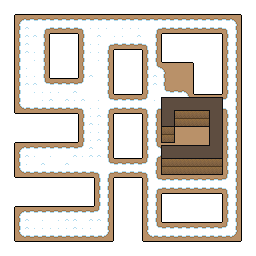

Rendered tile map (Tiled .tmx) drawn with the repository's tilesets; below, a short description and the map source with its tile grids summarised:
An orthogonal 32x32 tile map with 8x8 px tiles, 3 tile layers (terrain, buildings_logbuilding, Tile Layer 4), 1 hidden layer not drawn, 4 tilesets and 4 objects (4x Spawn).

<map version="1.0" orientation="orthogonal" renderorder="right-down" width="32" height="32" tilewidth="8" tileheight="8" nextobjectid="11">
 <tileset firstgid="1" name="Tileset_Editor" tilewidth="8" tileheight="8" tilecount="2" columns="2">
  <image source="../textures/Tileset_Editor.png" width="16" height="8" />
 </tileset>
 <tileset firstgid="3" name="Tileset_Editor_Building" tilewidth="8" tileheight="8" tilecount="18" columns="6">
  <image source="../textures/Tileset_Editor_Building.png" width="48" height="24" />
  <terraintypes>
   <terrain name="Building" tile="-1" />
  </terraintypes>
  <tile id="0" terrain=",,,0" />
  <tile id="1" terrain=",,0,0" />
  <tile id="2" terrain=",,0," />
  <tile id="3" terrain="0,0,0," />
  <tile id="4" terrain="0,0,," />
  <tile id="5" terrain="0,0,,0" />
  <tile id="6" terrain=",0,,0" />
  <tile id="7" terrain="0,0,0,0" />
  <tile id="8" terrain="0,,0," />
  <tile id="9" terrain="0,,0," />
  <tile id="11" terrain=",0,,0" />
  <tile id="12" terrain=",0,," />
  <tile id="13" terrain="0,0,," />
  <tile id="14" terrain="0,,," />
  <tile id="15" terrain="0,,0,0" />
  <tile id="16" terrain=",,0,0" />
  <tile id="17" terrain=",0,0,0" />
 </tileset>
 <tileset firstgid="21" name="Tileset_SnowDirt" tilewidth="8" tileheight="8" tilecount="18" columns="6">
  <image source="../textures/Tileset_SnowDirt.png" width="48" height="24" />
  <terraintypes>
   <terrain name="Snow" tile="-1" />
   <terrain name="Dirt" tile="-1" />
  </terraintypes>
  <tile id="0" terrain="1,1,1,0" />
  <tile id="1" terrain="1,1,0,0" />
  <tile id="2" terrain="1,1,0,1" />
  <tile id="3" terrain="0,0,0,1" />
  <tile id="4" terrain="0,0,1,0" />
  <tile id="5" terrain="0,0,0,0" />
  <tile id="6" terrain="1,0,1,0" />
  <tile id="7" terrain="0,0,0,0" />
  <tile id="8" terrain="0,1,0,1" />
  <tile id="9" terrain="0,1,0,0" />
  <tile id="10" terrain="1,0,0,0" />
  <tile id="11" terrain="0,0,0,0" />
  <tile id="12" terrain="1,0,1,1" />
  <tile id="13" terrain="0,0,1,1" />
  <tile id="14" terrain="0,1,1,1" />
  <tile id="15" terrain="1,1,1,1" />
  <tile id="16" terrain="1,1,1,1" />
  <tile id="17" terrain="1,1,1,1" />
 </tileset>
 <tileset firstgid="39" name="Tileset_LogBuilding" tilewidth="8" tileheight="8" tilecount="25" columns="5">
  <image source="../textures/Tileset_LogBuilding.png" width="40" height="40" />
 </tileset>
 <layer name="terrain" width="32" height="32">
  <data>[1024 cells, 1024 non-empty, 17 distinct tile ids]</data>
 </layer>
 <layer name="buildings_logbuilding" width="32" height="32">
  <properties>
   <property name="Tileset" value="Tileset_LogBuilding" />
  </properties>
  <data>[1024 cells, 540 non-empty, 17 distinct tile ids]</data>
 </layer>
 <layer name="collision" width="32" height="32" visible="0" opacity="0.5">
  <data>[1024 cells, 540 non-empty, 1 distinct tile ids]</data>
 </layer>
 <objectgroup name="start_locations">
  <object id="2" name="player" type="Spawn" x="160" y="80" width="16" height="16">
   <properties>
    <property name="Creature" value="player" />
   </properties>
   <ellipse />
  </object>
  <object id="4" name="enemy3" type="Spawn" x="32" y="224" width="16" height="16">
   <properties>
    <property name="Creature" value="enemy" />
   </properties>
   <ellipse />
  </object>
  <object id="5" name="enemy1" type="Spawn" x="16" y="16" width="16" height="16">
   <properties>
    <property name="Creature" value="enemy" />
   </properties>
   <ellipse />
  </object>
  <object id="6" name="enemy2" type="Spawn" x="224" y="16" width="16" height="16">
   <properties>
    <property name="Creature" value="enemy" />
   </properties>
   <ellipse />
  </object>
 </objectgroup>
 <layer name="Tile Layer 4" width="32" height="32">
  <data>[1024 cells, 72 non-empty, 21 distinct tile ids]</data>
 </layer>
</map>